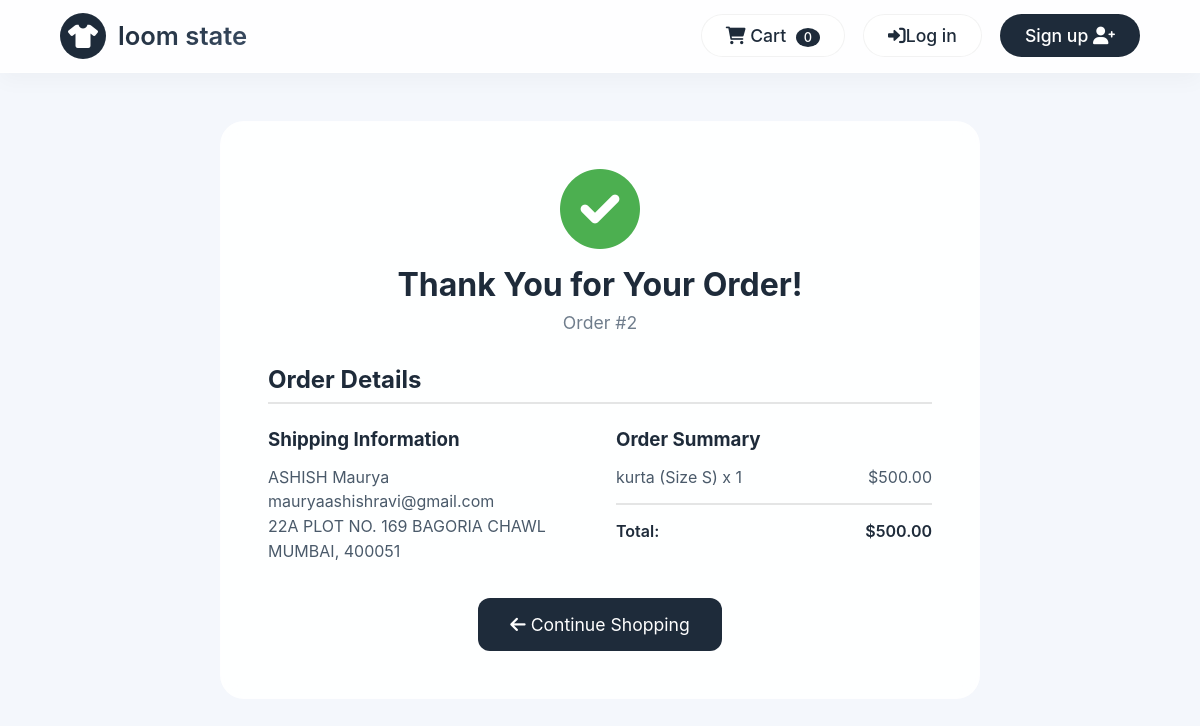
The app's page /order/2/ with its own data.
### store/models.py (models this page shows, shortened)
class Order(models.Model):
    user = models.ForeignKey(User, on_delete=models.SET_NULL, null=True, blank=True)
    first_name = models.CharField(max_length=100)
    last_name = models.CharField(max_length=100)
    email = models.EmailField()
    address = models.CharField(max_length=250)
    city = models.CharField(max_length=100)
    postal_code = models.CharField(max_length=20)
    created = models.DateTimeField(auto_now_add=True)
    updated = models.DateTimeField(auto_now=True)
    paid = models.BooleanField(default=False)
    payment_id = models.CharField(max_length=100, blank=True, null=True)
    razorpay_order_id = models.CharField(max_length=100, blank=True, null=True)
    payment_signature = models.CharField(max_length=200, blank=True, null=True)
    total_amount = models.DecimalField(max_digits=10, decimal_places=2, default=0)
    class Meta:
        ordering = ['-created']
    def get_total_cost(self):
        return sum(item.get_cost() for item in self.items.all())

class OrderItem(models.Model):
    order = models.ForeignKey(Order, related_name='items', on_delete=models.CASCADE)
    product = models.ForeignKey(Product, related_name='order_items', on_delete=models.CASCADE)
    price = models.DecimalField(max_digits=10, decimal_places=2)
    quantity = models.PositiveIntegerField(default=1)
    size = models.CharField(max_length=3)
    def get_cost(self):
        try:
            if self.price is not None:
                return self.price * self.quantity
            return 0
        except (TypeError, AttributeError):
            return 0

class Product(models.Model):
    category = models.ForeignKey(Category, related_name='products', on_delete=models.CASCADE)
    name = models.CharField(max_length=200)
    slug = models.SlugField(unique=True)
    description = models.TextField()
    price = models.DecimalField(max_digits=10, decimal_places=2)
    old_price = models.DecimalField(max_digits=10, decimal_places=2, blank=True, null=True)
    image = models.ImageField(upload_to='products/')
    stock = models.IntegerField(default=10)
    available = models.BooleanField(default=True)
    created = models.DateTimeField(auto_now_add=True)
    updated = models.DateTimeField(auto_now=True)
    size_s = models.BooleanField(default=True)
    size_m = models.BooleanField(default=True)
    size_l = models.BooleanField(default=True)
    size_xl = models.BooleanField(default=True)
    size_xxl = models.BooleanField(default=True)
    class Meta:
        ordering = ['-created']

### store/views.py (the view)
# urls.py: path('order/<int:order_id>/', views.order_confirmation, name='order_confirmation'),  # This line is critical
def order_confirmation(request, order_id):
    try:
        order = Order.objects.get(id=order_id)
        if request.user.is_authenticated:
            if order.user and order.user != request.user:
                messages.error(request, 'You do not have permission to view this order.')
                return redirect('store:home')
        else:
            pass
        context = {
            'order': order
        }
        return render(request, 'store/order_confirmation.html', context)
    except Order.DoesNotExist:
        messages.error(request, 'Order not found.')
        return redirect('store:home')

### store/context_processors.py (called while the page is built)
def cart_item_count(request):
    cart_item_count = 0
    if request.user.is_authenticated:
        try:
            cart = Cart.objects.get(user=request.user)
            cart_item_count = cart.get_total_items()
        except Cart.DoesNotExist:
            pass
    else:
        session_key = request.session.session_key
        if session_key:
            try:
                cart = Cart.objects.get(session_key=session_key)
                cart_item_count = cart.get_total_items()
            except Cart.DoesNotExist:
                pass
    return {'cart_item_count': cart_item_count}

### store/templates/store/order_confirmation.html (shortened to what this page needs)
{% extends 'base.html' %}
{% load static %}
{% block content %}
<div class="confirmation-container">
    <div class="confirmation-card">
        <i class="fas fa-check-circle success-icon"></i>
        <h1>Thank You for Your Order!</h1>
        <p class="order-number">Order #{{ order.id }}</p>
        <div class="order-details">
            <h2>Order Details</h2>
            <div class="details-grid">
                <div class="detail-section">
                    <h3>Shipping Information</h3>
                    <p>{{ order.first_name }} {{ order.last_name }}</p>
                    <p>{{ order.email }}</p>
                    <p>{{ order.address }}</p>
                    <p>{{ order.city }}, {{ order.postal_code }}</p>
                </div>
                <div class="detail-section">
                    <h3>Order Summary</h3>
                    {% for item in order.items.all %}
                    <div class="order-item">
                        <span>{{ item.product.name }} (Size {{ item.size }}) x {{ item.quantity }}</span>
                        <span>${{ item.get_cost }}</span>
                    </div>
                    {% endfor %}
                    <div class="order-total">
                        <span>Total:</span>
                        <span>${{ order.get_total_cost }}</span>
                    </div>
                </div>
            </div>
        </div>
        <div class="confirmation-actions">
            <a href="{% url 'store:home' %}" class="continue-shopping-btn">
                <i class="fas fa-arrow-left"></i> Continue Shopping
            </a>
        </div>
    </div>
</div>
{% endblock %}

### static/css/style.css (style rules this page uses)
* { margin: 0; padding: 0; box-sizing: border-box; font-family: 'Inter', system-ui, sans-serif; }
body { background: #f4f7fc; min-height: 100vh; }

### store/templates/store/order_confirmation.html (style rules this page uses)
.confirmation-container { max-width: 800px; margin: 3rem auto; padding: 0 20px; }
.confirmation-card { background: rgba(255,255,255,0.9); backdrop-filter: blur(10px); border-radius: 24px; padding: 3rem; text-align: center; }
.success-icon { font-size: 5rem; color: #4CAF50; margin-bottom: 1rem; }
.confirmation-card h1 { color: #1e2b3a; margin-bottom: 0.5rem; }
.order-number { color: #6f7d8c; font-size: 1.1rem; margin-bottom: 2rem; }
.order-details { text-align: left; margin: 2rem 0; }
.order-details h2 { color: #1e2b3a; margin-bottom: 1.5rem; padding-bottom: 0.5rem; border-bottom: 2px solid rgba(0,0,0,0.1); }
.details-grid { display: grid; grid-template-columns: 1fr 1fr; gap: 2rem; }
.detail-section h3 { color: #1e2b3a; margin-bottom: 1rem; }
.detail-section p { color: #4a5a6a; margin-bottom: 0.3rem; }
.order-item { display: flex; justify-content: space-between; margin-bottom: 0.5rem; color: #4a5a6a; }
.order-total { display: flex; justify-content: space-between; margin-top: 1rem; padding-top: 1rem; border-top: 2px solid rgba(0,0,0,0.1); font-weight: 600; color: #1e2b3a; }
.confirmation-actions { margin-top: 2rem; }
.continue-shopping-btn { display: inline-block; background: #1e2b3a; color: white; text-decoration: none; padding: 1rem 2rem; border-radius: 12px; font-size: 1.1rem; transition: 0.2s; }

### records on screen
Order: id "2", first_name "ASHISH", last_name "Maurya", email "mauryaashishravi@gmail.com", address "22A PLOT NO. 169 BAGORIA CHAWL", city "MUMBAI", postal_code "400051", get_total_cost "500.00"
OrderItem: product.name "kurta", size "S", quantity "1", get_cost "500.00"

### other values on screen
{{ cart_item_count }} "0"
